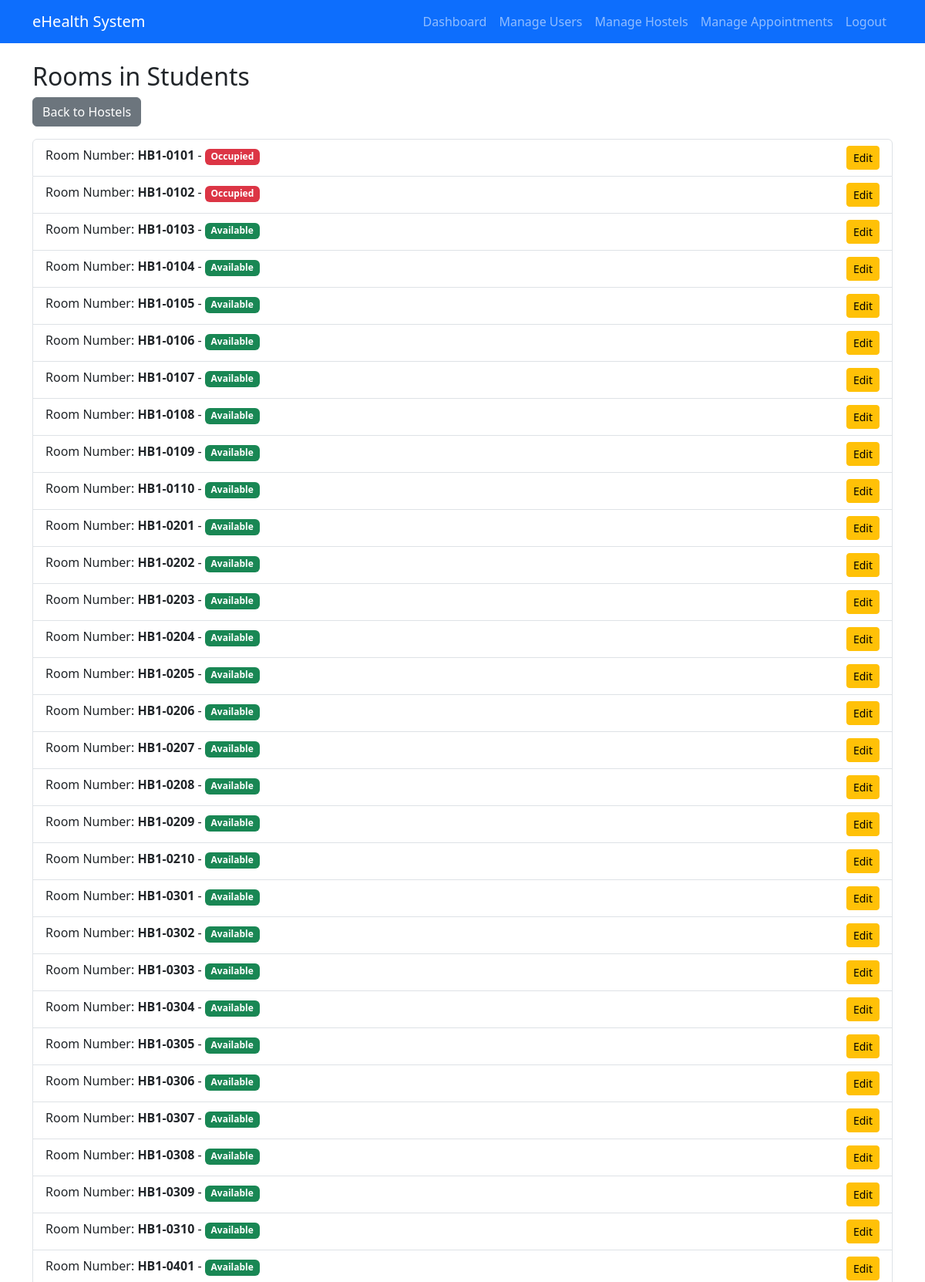
Screenshot of /hostels/1/rooms/ (signed in, upper part) with the database file from the repository.
### hostels/models.py (models this page shows, shortened)
class Hostel(models.Model):
    name = models.CharField(max_length=100, unique=True)
    block = models.CharField(max_length=50)
    levels = models.PositiveIntegerField()
    rooms_per_level = models.PositiveIntegerField()

class Room(models.Model):
    hostel = models.ForeignKey(
        Hostel,
        on_delete=models.CASCADE,
        related_name="rooms"  # Link rooms to their respective hostel
    )
    number = models.CharField(max_length=20, unique=True)
    resident = models.ForeignKey(
        settings.AUTH_USER_MODEL,
        on_delete=models.SET_NULL,
        null=True,
        blank=True,
        related_name="rooms_assigned"  # Unique related_name for CustomUser reverse relation
    )
    @property
    def is_occupied(self):
        return self.resident is not None

### hostels/views.py (the view)
# urls.py: path('<int:hostel_id>/rooms/', views.room_list, name='room_list'),
@login_required
def room_list(request, hostel_id):
    if request.user.role not in ['superadmin', 'admin']:
        messages.error(request, "You are not authorized to view this page.")
        return redirect('home')
    hostel = get_object_or_404(Hostel, id=hostel_id)
    rooms = hostel.rooms.all()
    return render(request, 'hostels/room_list.html', {'hostel': hostel, 'rooms': rooms})

### hostels/templates/hostels/room_list.html
{% extends 'base.html' %}
{% block content %}
  <h2>Rooms in {{ hostel.name }}</h2>
  <a href="{% url 'hostel_list' %}" class="btn btn-secondary">Back to Hostels</a>
  <ul class="list-group mt-3">
      {% for room in rooms %}
          <li class="list-group-item">
              Room Number: <strong>{{ room.number }}</strong> -
              {% if room.is_occupied %}
                  <span class="badge bg-danger">Occupied</span>
              {% else %}
                  <span class="badge bg-success">Available</span>
              {% endif %}
              <a href="{% url 'edit_room' room.id %}" class="btn btn-warning btn-sm float-end">Edit</a>
          </li>
      {% empty %}
          <li class="list-group-item text-muted">No rooms available in this hostel.</li>
      {% endfor %}
  </ul>
{% endblock %}

### rows the page displays
Hostel: name "Students"
Room: number "HB1-0101", shows "Occupied"
Room: number "HB1-0102", shows "Occupied"
Room: number "HB1-0103", shows "Available"
Room: number "HB1-0104", shows "Available"
Room: number "HB1-0105", shows "Available"
Room: number "HB1-0106", shows "Available"
Room: number "HB1-0107", shows "Available"
Room: number "HB1-0108", shows "Available"
Room: number "HB1-0109", shows "Available"
Room: number "HB1-0110", shows "Available"
Room: number "HB1-0201", shows "Available"
Room: number "HB1-0202", shows "Available"
Room: number "HB1-0203", shows "Available"
Room: number "HB1-0204", shows "Available"
Room: number "HB1-0205", shows "Available"
Room: number "HB1-0206", shows "Available"
Room: number "HB1-0207", shows "Available"
Room: number "HB1-0208", shows "Available"
Room: number "HB1-0209", shows "Available"
Room: number "HB1-0210", shows "Available"
Room: number "HB1-0301", shows "Available"
Room: number "HB1-0302", shows "Available"
Room: number "HB1-0303", shows "Available"
Room: number "HB1-0304", shows "Available"
Room: number "HB1-0305", shows "Available"
Room: number "HB1-0306", shows "Available"
Room: number "HB1-0307", shows "Available"
Room: number "HB1-0308", shows "Available"
Room: number "HB1-0309", shows "Available"
Room: number "HB1-0310", shows "Available"
Room: number "HB1-0401", shows "Available"
